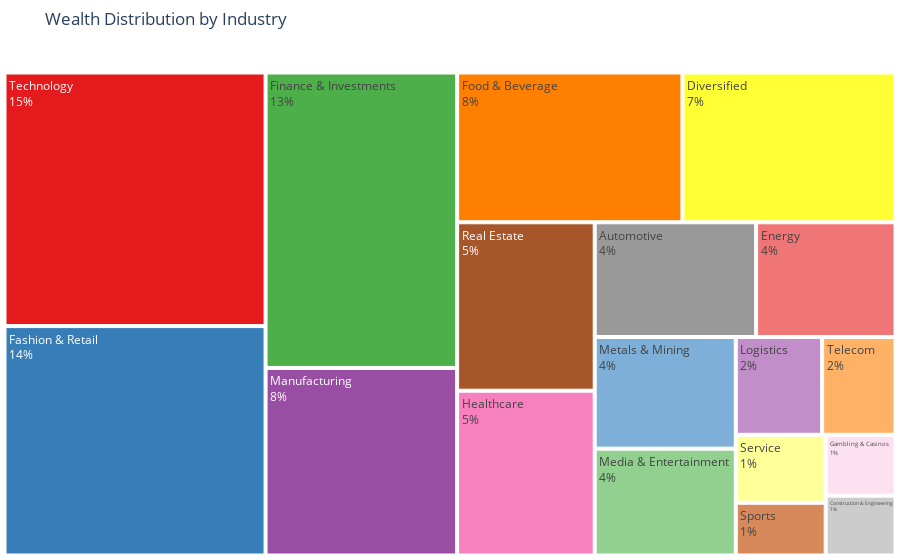

Notebook code cell kept with this figure:
### Markdown cell above
# Treemap: Wealth Distribution by Industry

### Code cell
fig7 = px.treemap(df, path=['industries'], values='finalWorth',
                  title='Wealth Distribution by Industry',
                  color_discrete_sequence=px.colors.qualitative.Set1)
fig7.update_traces(textinfo="label+percent entry")
fig7.update_layout(margin=dict(t=50, l=0, r=0, b=0))
fig7.show()

### Figure 1 — Plotly figure (JSON) as saved in the notebook; plotly's stock layout.template omitted (floating-point values rounded to 4 significant figures)
{"data": [{"branchvalues": "total", "domain": {"x": [0, 1], "y": [0, 1]}, "hovertemplate": "labels=%{label}<br>finalWorth=%{value}<br>parent=%{parent}<br>id=%{id}<extra></extra>", "ids": ["Automotive", "Construction & Engineering", "Diversified", "Energy", "Fashion & Retail", "Finance & Investments", "Food & Beverage", "Gambling & Casinos", "Healthcare", "Logistics", "Manufacturing", "Media & Entertainment", "Metals & Mining", "Real Estate", "Service", "Sports", "Technology", "Telecom"], "labels": ["Automotive", "Construction & Engineering", "Diversified", "Energy", "Fashion & Retail", "Finance & Investments", "Food & Beverage", "Gambling & Casinos", "Healthcare", "Logistics", "Manufacturing", "Media & Entertainment", "Metals & Mining", "Real Estate", "Service", "Sports", "Technology", "Telecom"], "name": "", "parents": ["", "", "", "", "", "", "", "", "", "", "", "", "", "", "", "", "", ""], "textinfo": "label+percent entry", "type": "treemap", "values": [525300, 118500, 905200, 453500, 1698800, 1605100, 957200, 120500, 643200, 239500, 1019000, 427500, 446800, 657400, 173400, 134500, 1877900, 203500]}], "layout": {"legend": {"tracegroupgap": 0}, "margin": {"b": 0, "l": 0, "r": 0, "t": 50}, "title": {"text": "Wealth Distribution by Industry"}, "treemapcolorway": ["rgb(228,26,28)", "rgb(55,126,184)", "rgb(77,175,74)", "rgb(152,78,163)", "rgb(255,127,0)", "rgb(255,255,51)", "rgb(166,86,40)", "rgb(247,129,191)", "rgb(153,153,153)"]}}
